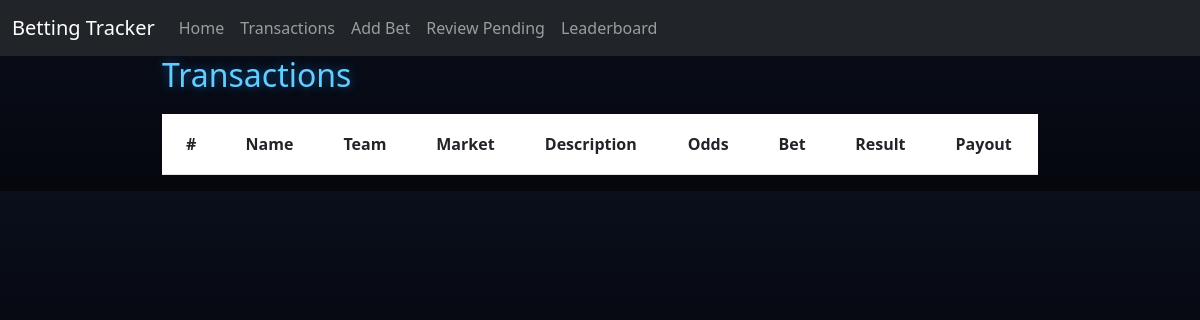
The page /review on the database as committed earlier.
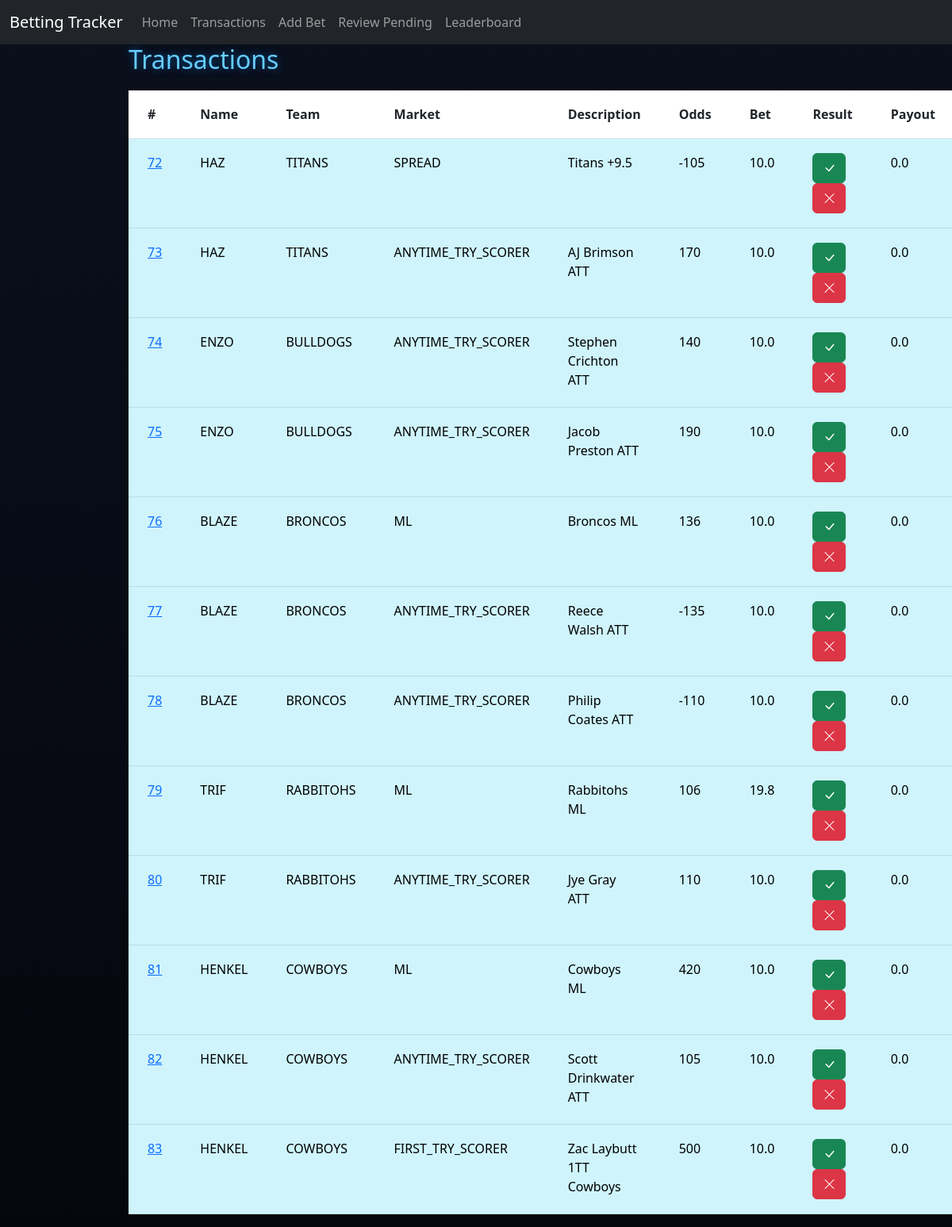
The same page on the database as committed later.
### tables this page shows
CREATE TABLE Transactions (
                            ID INTEGER PRIMARY KEY AUTOINCREMENT,
                            PlayerID INTEGER,
                            Team TEXT,
                            BetType TEXT,
                            Description TEXT,
                            Odds INTEGER,
                            AmountBet REAL,
                            Status TEXT,
                            AmountWon REAL,
                            FOREIGN KEY(PlayerID) REFERENCES Players(ID)
                        );

CREATE TABLE Players (
                        ID INTEGER PRIMARY KEY AUTOINCREMENT,
                        Name TEXT,
                        BetsPlaced INTEGER,
                        SuccessRate REAL,
                        Bank REAL
                    );

### app.py (the view, shortened to what this page needs)
@app.route("/review", methods=["GET", "POST"])
def review():
    db = get_db(DB)
    pending = db.execute("""
        SELECT Transactions.*, Players.Name
        FROM Transactions
        JOIN Players ON Players.ID = Transactions.PlayerID
        WHERE Status = 'Pending'
    """).fetchall()
    return render_template("review.html", transactions=pending)

### app.py (called while the page is built)
def get_db(DB):
    try:
        db = sqlite3.connect(DB)
        return db
    except sqlite3.Error as e:
        print(f"Error opening database: {e}")
        return None

### templates/review.html (shortened to what this page needs)
{% extends "base.html" %}
{% block content %}
<h2>Transactions</h2>
<table class="table transaction-table">
    <tr>
        <th>#</th>
        <th>Name</th>
        <th>Team</th>
        <th>Market</th>
        <th>Description</th>
        <th>Odds</th>
        <th>Bet</th>
        <th>Result</th>
        <th>Payout</th>
    </tr>
    {% for p in transactions %}
    <tr class="table-info">
        <td>
            <a href="{{ url_for('deleted', id=p[0]) }}">
                {{ p[0] }}
            </a>
        </td>
        <td>{{ p[9] }}</td>
        <td>{{ p[2] }}</td>
        <td>{{ p[3] }}</td>
        <td>{{ p[4] }}</td>
        <td>{{ p[5] }}</td>
        <td>{{ p[6] }}</td>
        <td>
            <form method="POST" action="{{ url_for('review') }}" style="display:inline;">
                <button class="btn btn-success">
                    <i class="bi bi-check-lg"></i>
                </button>
            </form>
            <form method="POST" action="{{ url_for('review') }}" style="display:inline;">
                <button class="btn btn-danger">
                    <i class="bi bi-x-lg"></i>
                </button>
            </form>
        </td>
        <td>{{ p[8] }}</td>
    </tr>
    {% endfor %}
</table>
{% endblock %}

### templates/base.html (shortened to what this page needs)
<!DOCTYPE html>
<html lang="en">
<head>
<link href="https://cdn.jsdelivr.net/npm/bootstrap@5.3.0/dist/css/bootstrap.min.css" rel="stylesheet">
<link rel="stylesheet" href="https://cdn.jsdelivr.net/npm/bootstrap-icons@1.11.1/font/bootstrap-icons.css">
</head>
<body>
<nav class="navbar navbar-expand-lg navbar-dark bg-dark">
    <div class="container-fluid">
        <a class="navbar-brand" href="/">Betting Tracker</a>
    <div class="collapse navbar-collapse">
        <ul class="navbar-nav me-auto mb-2 mb-lg-0">
            <li class="nav-item">
                <a class="nav-link" href="/">Home</a>
            </li>
            <li class="nav-item">
                <a class="nav-link" href="/transactions">Transactions</a>
            </li>
            <li class="nav-item">
                <a class="nav-link" href="/add">Add Bet</a>
            </li>
            <li class="nav-item">
                <a class="nav-link" href="/review">Review Pending</a>
            </li>
            <li class="nav-item">
                <a class="nav-link" href="/leaderboard">Leaderboard</a>
            </li>
        </ul>
    </div>
</div>
</nav>
<div class="container">
    {% block content %}
    {% endblock %}
</div>
</body>
</html>

### templates/base.html (style rules this page uses)
body { background: linear-gradient(to bottom, #0a0f1c, #05070d); color: white; font-family: 'Segoe UI', Tahoma, Geneva, Verdana, sans-serif; }
.container { max-width: 900px; }
h2 { margin-bottom: 20px; color: #66ccff; text-shadow: 0 0 10px rgba(0, 150, 255, 0.5); }
.transaction-table th, .transaction-table td { padding: 18px 24px; }

Rows that differ between the two databases and show on the page:
added Transactions: ID "72", Name "HAZ", Team "TITANS", BetType "SPREAD", Description "Titans +9.5", Odds "-105", AmountBet "10.0", AmountWon "0.0"
added Transactions: ID "73", Name "HAZ", Team "TITANS", BetType "ANYTIME_TRY_SCORER", Description "AJ Brimson ATT", Odds "170", AmountBet "10.0", AmountWon "0.0"
added Transactions: ID "74", Name "ENZO", Team "BULLDOGS", BetType "ANYTIME_TRY_SCORER", Description "Stephen Crichton ATT", Odds "140", AmountBet "10.0", AmountWon "0.0"
added Transactions: ID "75", Name "ENZO", Team "BULLDOGS", BetType "ANYTIME_TRY_SCORER", Description "Jacob Preston ATT", Odds "190", AmountBet "10.0", AmountWon "0.0"
added Transactions: ID "76", Name "BLAZE", Team "BRONCOS", BetType "ML", Description "Broncos ML", Odds "136", AmountBet "10.0", AmountWon "0.0"
added Transactions: ID "77", Name "BLAZE", Team "BRONCOS", BetType "ANYTIME_TRY_SCORER", Description "Reece Walsh ATT", Odds "-135", AmountBet "10.0", AmountWon "0.0"
added Transactions: ID "78", Name "BLAZE", Team "BRONCOS", BetType "ANYTIME_TRY_SCORER", Description "Philip Coates ATT", Odds "-110", AmountBet "10.0", AmountWon "0.0"
added Transactions: ID "79", Name "TRIF", Team "RABBITOHS", BetType "ML", Description "Rabbitohs ML", Odds "106", AmountBet "19.8", AmountWon "0.0"
added Transactions: ID "80", Name "TRIF", Team "RABBITOHS", BetType "ANYTIME_TRY_SCORER", Description "Jye Gray ATT", Odds "110", AmountBet "10.0", AmountWon "0.0"
added Transactions: ID "81", Name "HENKEL", Team "COWBOYS", BetType "ML", Description "Cowboys ML", Odds "420", AmountBet "10.0", AmountWon "0.0"
added Transactions: ID "82", Name "HENKEL", Team "COWBOYS", BetType "ANYTIME_TRY_SCORER", Description "Scott Drinkwater ATT", Odds "105", AmountBet "10.0", AmountWon "0.0"
added Transactions: ID "83", Name "HENKEL", Team "COWBOYS", BetType "FIRST_TRY_SCORER", Description "Zac Laybutt 1TT Cowboys", Odds "500", AmountBet "10.0", AmountWon "0.0"
